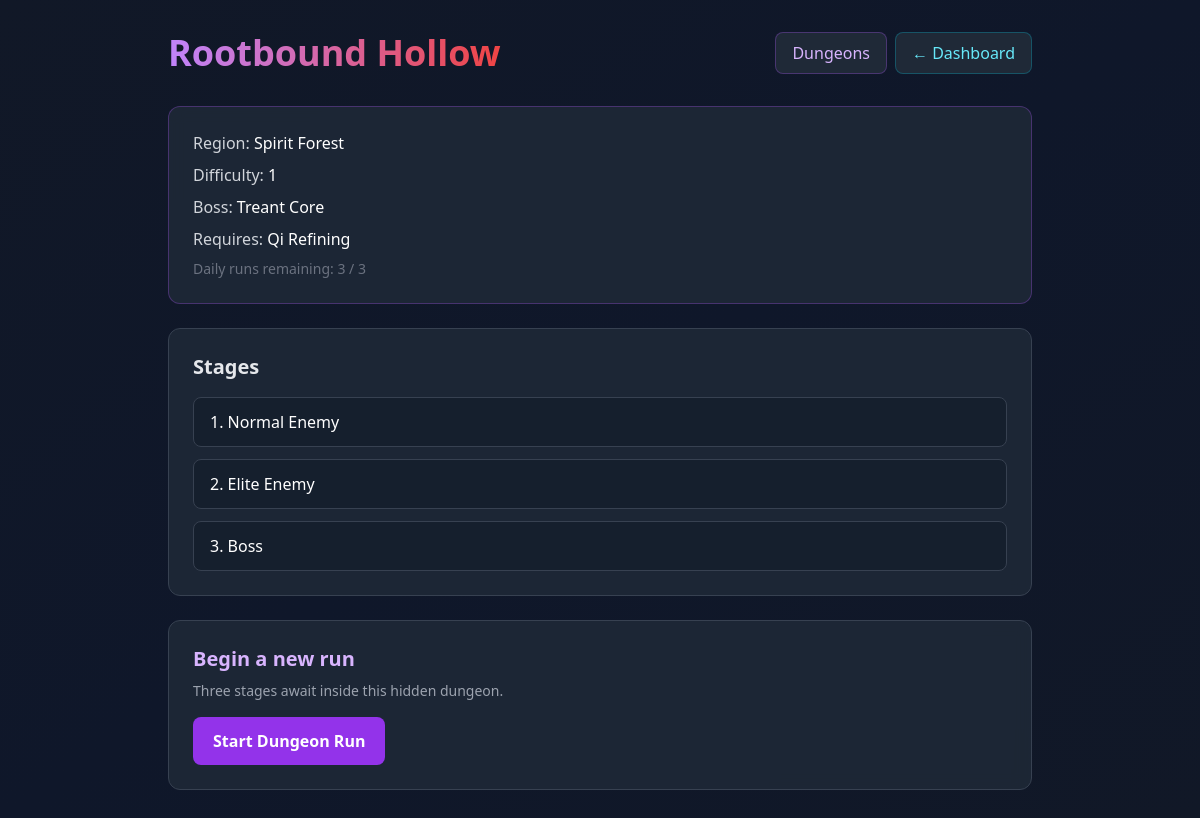
Page /pages/dungeon.php?dungeon_id=1 (signed in) on the committed database.
### tables this page shows
CREATE TABLE IF NOT EXISTS dungeons (
    id INT UNSIGNED AUTO_INCREMENT PRIMARY KEY,
    name VARCHAR(100) NOT NULL,
    region_id INT UNSIGNED NOT NULL,
    difficulty INT UNSIGNED NOT NULL DEFAULT 1,
    min_realm_id INT UNSIGNED NOT NULL DEFAULT 1,
    boss_name VARCHAR(100) NOT NULL,
    boss_hp BIGINT UNSIGNED NOT NULL DEFAULT 100,
    boss_attack INT UNSIGNED NOT NULL DEFAULT 10,
    boss_defense INT UNSIGNED NOT NULL DEFAULT 10,
    FOREIGN KEY (region_id) REFERENCES world_regions(id) ON DELETE CASCADE,
    INDEX idx_region (region_id),
    INDEX idx_min_realm (min_realm_id)
);

CREATE TABLE IF NOT EXISTS world_regions (
    id INT UNSIGNED AUTO_INCREMENT PRIMARY KEY,
    name VARCHAR(100) NOT NULL,
    difficulty INT UNSIGNED NOT NULL DEFAULT 1,
    description TEXT,
    min_realm_id INT UNSIGNED NOT NULL DEFAULT 1,
    resource_type VARCHAR(100) NOT NULL DEFAULT 'Mixed Resources',
    exploration_encounters TEXT,
    hidden_dungeon_chance DECIMAL(5,2) NOT NULL DEFAULT 1.00,
    can_be_captured TINYINT(1) NOT NULL DEFAULT 0,
    INDEX idx_min_realm (min_realm_id),
    INDEX idx_difficulty (difficulty),
    INDEX idx_captureable (can_be_captured)
);

CREATE TABLE IF NOT EXISTS realms (
    id INT UNSIGNED AUTO_INCREMENT PRIMARY KEY,
    name VARCHAR(50) NOT NULL UNIQUE,
    description TEXT,
    min_level INT UNSIGNED NOT NULL DEFAULT 1,
    max_level INT UNSIGNED NOT NULL DEFAULT 100,
    chi_multiplier DECIMAL(5,2) NOT NULL DEFAULT 1.00,
    stat_bonus_multiplier DECIMAL(5,2) NOT NULL DEFAULT 1.00,
    attack_multiplier DECIMAL(5,2) NOT NULL DEFAULT 1.00,
    defense_multiplier DECIMAL(5,2) NOT NULL DEFAULT 1.00,
    created_at TIMESTAMP DEFAULT CURRENT_TIMESTAMP,
    INDEX idx_name (name)
);

### services/DungeonService.php (called while the page is built, shortened)
<?php
class DungeonService
{
    public function getDungeonsForUser(int $userId): array
    {
        try {
            $db = Database::getConnection();
            $userRealmId = $this->getUserRealmId($userId);
            $stmt = $db->query("
                SELECT d.id, d.name, d.region_id, d.difficulty, d.min_realm_id, d.boss_name,
                       r.name AS region_name, rl.name AS min_realm_name
                FROM dungeons d
                JOIN world_regions r ON r.id = d.region_id
                LEFT JOIN realms rl ON rl.id = d.min_realm_id
                ORDER BY d.min_realm_id ASC, d.difficulty ASC, d.id ASC
            ");
            $rows = $stmt->fetchAll(PDO::FETCH_ASSOC) ?: [];
            return [
                'dungeons' => $rows,
                'daily_runs_remaining' => $this->getDailyRunsRemaining($userId),
                'user_realm_id' => $userRealmId,
            ];
        } catch (PDOException $e) {
            error_log('DungeonService::getDungeonsForUser ' . $e->getMessage());
            return ['dungeons' => [], 'daily_runs_remaining' => 0, 'user_realm_id' => 1];
        }
    }
    public function getDungeonById(int $dungeonId): ?array
    {
        try {
            $db = Database::getConnection();
            $stmt = $db->prepare("
                SELECT d.*, r.name AS region_name, r.description AS region_description, rl.name AS min_realm_name
                FROM dungeons d
                JOIN world_regions r ON r.id = d.region_id
                LEFT JOIN realms rl ON rl.id = d.min_realm_id
                WHERE d.id = ?
                LIMIT 1
            ");
            $stmt->execute([$dungeonId]);
            $row = $stmt->fetch(PDO::FETCH_ASSOC);
            return $row ?: null;
        } catch (PDOException $e) {
            error_log('DungeonService::getDungeonById ' . $e->getMessage());
            return null;
        }
    }
    public function getActiveRunForUser(int $userId, int $dungeonId): ?array
    {
        try {
            $db = Database::getConnection();
            $stmt = $db->prepare("
                SELECT id, user_id, dungeon_id, progress, is_completed, started_at
                FROM dungeon_runs
                WHERE user_id = ? AND dungeon_id = ? AND is_completed = 0
                ORDER BY id DESC
                LIMIT 1
            ");
            $stmt->execute([$userId, $dungeonId]);
            $row = $stmt->fetch(PDO::FETCH_ASSOC);
            return $row ?: null;
        } catch (PDOException $e) {
            error_log('DungeonService::getActiveRunForUser ' . $e->getMessage());
            return null;
        }
    }
    public function getDailyRunsRemaining(int $userId): int
    {
        try {
            $db = Database::getConnection();
            $stmt = $db->prepare("
                SELECT COUNT(*)
                FROM dungeon_runs
                WHERE user_id = ? AND DATE(started_at) = CURDATE()
            ");
            $stmt->execute([$userId]);
            $count = (int)$stmt->fetchColumn();
            return max(0, self::DAILY_RUN_LIMIT - $count);
        } catch (PDOException $e) {
            error_log('DungeonService::getDailyRunsRemaining ' . $e->getMessage());
            return 0;
        }
    }
    private function getUserRealmId(int $userId): int
    {
        try {
            $db = Database::getConnection();
            $stmt = $db->prepare('SELECT realm_id FROM users WHERE id = ? LIMIT 1');
            $stmt->execute([$userId]);
            return (int)($stmt->fetchColumn() ?: 1);
        } catch (PDOException $e) {
            error_log('DungeonService::getUserRealmId ' . $e->getMessage());
            return 1;
        }
    }
}

### pages/dungeon.php (the view, shortened to what this page needs)
<?php
require_once dirname(__DIR__) . '/core/SessionHelper.php';
require_once dirname(__DIR__) . '/services/DungeonService.php';
$userId = SessionHelper::requireLoggedIn();
$dungeonId = (int)($_GET['dungeon_id'] ?? $_POST['dungeon_id'] ?? 0);
$service = new DungeonService();
$dungeon = $service->getDungeonById($dungeonId);
$activeRun = $service->getActiveRunForUser($userId, $dungeonId);
$runsRemaining = $service->getDailyRunsRemaining($userId);
$locked = ($service->getDungeonsForUser($userId)['user_realm_id'] ?? 1) < (int)$dungeon['min_realm_id'];
?>
<!DOCTYPE html>
<html lang="en">
<head>
    <script src="https://cdn.tailwindcss.com"></script>
</head>
<body class="bg-gradient-to-br from-gray-900 via-slate-900 to-gray-900 min-h-screen">
    <div class="container mx-auto px-4 py-8 max-w-4xl">
        <div class="flex justify-between items-center mb-8">
            <h1 class="text-4xl font-bold bg-gradient-to-r from-purple-400 to-red-500 bg-clip-text text-transparent">
            </h1>
            <div class="flex gap-2">
                <a href="dungeons.php" class="px-4 py-2 bg-gray-800 hover:bg-gray-700 rounded-lg border border-purple-500/30 text-purple-300 transition-all">Dungeons</a>
                <a href="game.php" class="px-4 py-2 bg-gray-800 hover:bg-gray-700 rounded-lg border border-cyan-500/30 text-cyan-300 transition-all">← Dashboard</a>
            </div>
        </div>
        <div class="bg-gray-800/90 backdrop-blur border border-purple-500/30 rounded-xl p-6 mb-6">
            <p class="text-gray-300 mb-2">Region: <span class="text-white"><?php echo htmlspecialchars($dungeon['region_name'] ?? '', ENT_QUOTES, 'UTF-8'); ?></span></p>
            <p class="text-gray-300 mb-2">Difficulty: <span class="text-white"><?php echo (int)($dungeon['difficulty'] ?? 1); ?></span></p>
            <p class="text-gray-300 mb-2">Boss: <span class="text-white"><?php echo htmlspecialchars($dungeon['boss_name'] ?? '', ENT_QUOTES, 'UTF-8'); ?></span></p>
            <p class="text-gray-300 mb-2">Requires: <span class="text-white"><?php echo htmlspecialchars($dungeon['min_realm_name'] ?? 'Qi Refining', ENT_QUOTES, 'UTF-8'); ?></span></p>
            <p class="text-sm text-gray-500">Daily runs remaining: <?php echo $runsRemaining; ?> / 3</p>
        </div>
        <div class="bg-gray-800/90 backdrop-blur border border-gray-700 rounded-xl p-6 mb-6">
            <h2 class="text-xl font-semibold text-gray-200 mb-4">Stages</h2>
            <div class="space-y-3">
                <div class="rounded-lg px-4 py-3 <?php echo ($activeRun && (int)$activeRun['progress'] > 0) ? 'bg-green-900/20 border border-green-500/30' : 'bg-gray-900/50 border border-gray-700'; ?>">
                    <div class="font-medium text-white">1. Normal Enemy</div>
                </div>
                <div class="rounded-lg px-4 py-3 <?php echo ($activeRun && (int)$activeRun['progress'] > 1) ? 'bg-green-900/20 border border-green-500/30' : 'bg-gray-900/50 border border-gray-700'; ?>">
                    <div class="font-medium text-white">2. Elite Enemy</div>
                </div>
                <div class="rounded-lg px-4 py-3 <?php echo ($activeRun && (int)$activeRun['progress'] > 2) ? 'bg-green-900/20 border border-green-500/30' : 'bg-gray-900/50 border border-gray-700'; ?>">
                    <div class="font-medium text-white">3. Boss</div>
                </div>
            </div>
        </div>
        <div class="bg-gray-800/90 backdrop-blur border border-gray-700 rounded-xl p-6">
            <?php if ($locked): ?>
                <p class="text-amber-300">Requires <?php echo htmlspecialchars($dungeon['min_realm_name'] ?? 'Qi Refining', ENT_QUOTES, 'UTF-8'); ?> to enter.</p>
            <?php elseif ($runsRemaining > 0): ?>
                <h2 class="text-xl font-semibold text-purple-300 mb-2">Begin a new run</h2>
                <p class="text-sm text-gray-400 mb-4">Three stages await inside this hidden dungeon.</p>
                <form method="POST">
                    <button type="submit" class="px-5 py-3 bg-purple-600 hover:bg-purple-500 text-white font-semibold rounded-lg">Start Dungeon Run</button>
                </form>
            <?php else: ?>
                <p class="text-amber-300">You have used all dungeon runs for today.</p>
            <?php endif; ?>
        </div>
    </div>
</body>
</html>

### rows in the picture
dungeons: region.name "Spirit Forest", difficulty "1", boss_name "Treant Core", realms.name "Qi Refining"

### other values in the picture
$runsRemaining "3"
